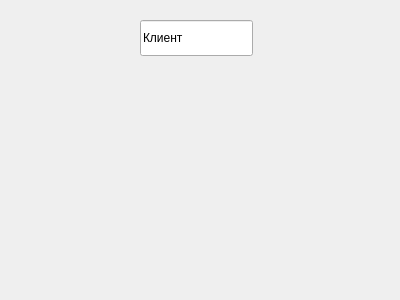
<?xml version="1.0" encoding="UTF-8"?>
<ui version="4.0">
 <class>Dialog</class>
 <widget class="QDialog" name="Dialog">
  <property name="geometry">
   <rect>
    <x>0</x>
    <y>0</y>
    <width>400</width>
    <height>300</height>
   </rect>
  </property>
  <property name="windowTitle">
   <string>Dialog</string>
  </property>
  <widget class="QLineEdit" name="lineEdit">
   <property name="geometry">
    <rect>
     <x>140</x>
     <y>20</y>
     <width>113</width>
     <height>36</height>
    </rect>
   </property>
   <property name="text">
    <string>Клиент</string>
   </property>
  </widget>
 </widget>
 <resources/>
 <connections/>
</ui>
